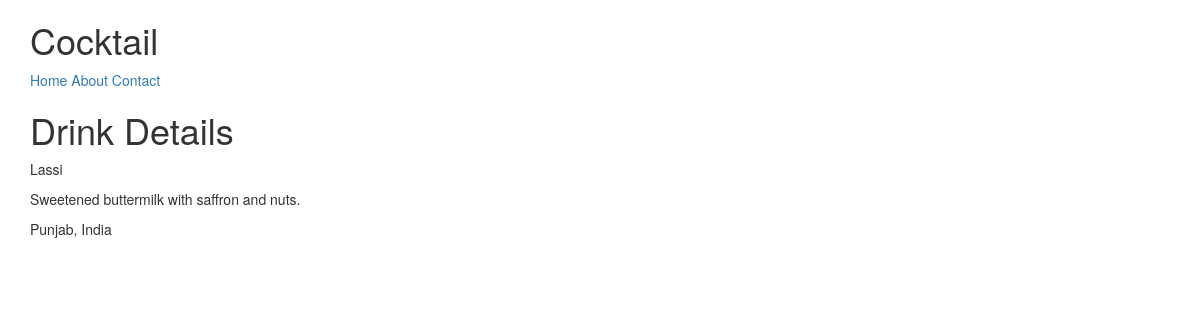
The app's page /drinks/1/, older data.
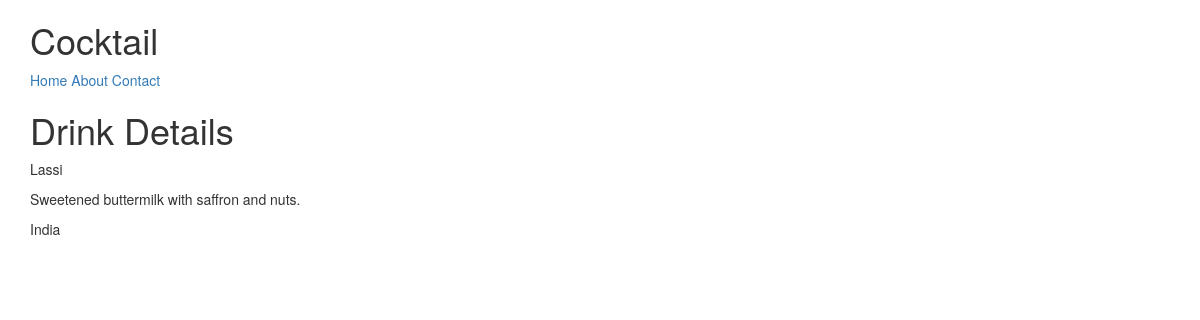
The same page, newer data.
### drinks/models.py (models this page shows)
class DrinkInfo(models.Model):
    name                = models.CharField(max_length=120)
    place_of_origin     = models.CharField(max_length=120, null=True, blank=True)
    description         = models.CharField(max_length=240, null=True, blank=True)
    slug                = models.SlugField(null=True, blank=True)
    timestamp           = models.DateTimeField(auto_now_add=True)
    updated             = models.DateTimeField(auto_now=True)
    def __str__(self):
        return self.name
    @property
    def title(self):
        return self.name

### drinks/views.py (the view)
# urls.py: url(r'^drinks/(?P<drink_id>\w+)/$', DrinkDetailView.as_view()),
class DrinkDetailView(DetailView):
    queryset = DrinkInfo.objects.all()
    def get_context_data(self, *args, **kwargs):
        print(self.kwargs)
        context = super(DrinkDetailView, self).get_context_data(*args, **kwargs)
        print(context)
        return context
    def get_object(self, *args, **kwargs):
        drink_id = self.kwargs.get("drink_id")
        obj = get_object_or_404(DrinkInfo, id=drink_id) # pk = drink_id
        return obj

### drinks/templates/drinks/drinkinfo_detail.html
{% extends 'base.html' %}
{% block head_title %}Drinks || {{ block.super }}{% endblock head_title %} {% block content %}
<h1>Drink Details</h1>
<p>{{object.title}}</p>
<p>{{object.description}}</p>
<p>{{object.place_of_origin}}</p>
{% endblock content%}

### templates/base.html (shortened to what this page needs)
<!DOCTYPE html>
<html lang=en>
    <head>
        {% include 'snippets/css.html'%}
    </head>
    <body>
        {% include 'snippets/navbar.html' %}
        <div class='container'>
            {% block content %}{% endblock content %}
        </div>
    </body>
</html>

### templates/snippets/css.html (shortened to what this page needs)
<link rel="stylesheet" href="https://maxcdn.bootstrapcdn.com/bootstrap/3.3.7/css/bootstrap.min.css">
<link rel="stylesheet" href="https://maxcdn.bootstrapcdn.com/bootstrap/3.3.7/css/bootstrap-theme.min.css">

### templates/snippets/navbar.html
<div class="container">
    <h1>Cocktail</h1>
    <a href="/home">Home</a>
    <a href="/about">About</a>
    <a href="/contact">Contact</a>
</div>

Row changes from the older to the newer data that the page shows:
changed DrinkInfo "Lassi": place_of_origin "Punjab, India" → "India"
